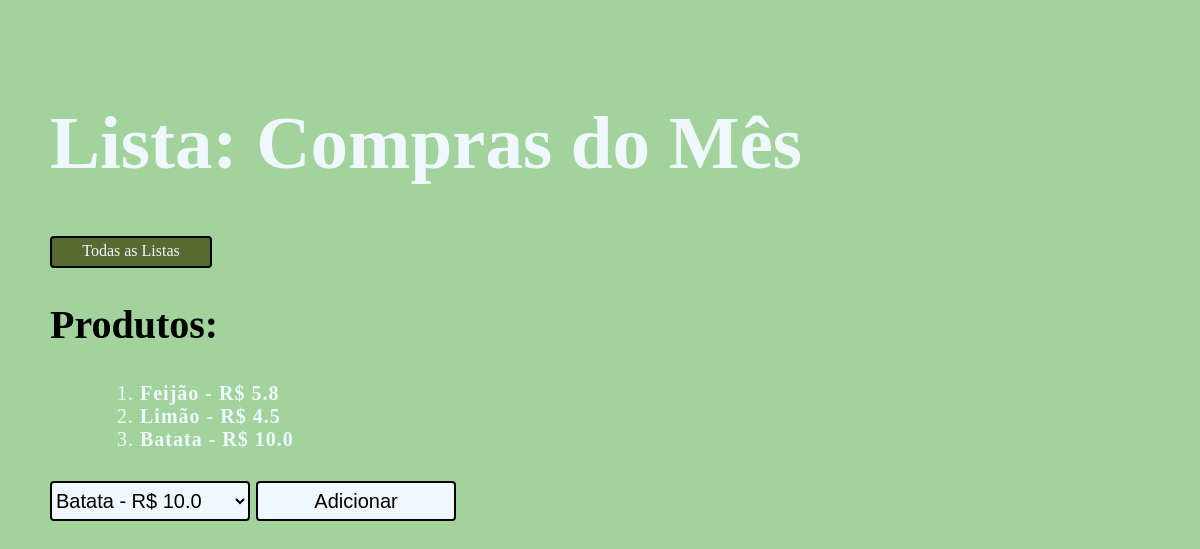
Page /listas/16 on the committed database.
### listas/models.py (models this page shows, shortened)
class Lista(models.Model):
    nome_lista = models.CharField(max_length=64)

class Produto(models.Model):
    produto = models.CharField(max_length=64)
    preco = models.FloatField()
    nome = models.ManyToManyField(Lista, blank=True, related_name="nome")
    def __str__(self):
        return f"{self.produto} - R$  {self.preco}"

### listas/views.py (the view)
# urls.py: path("<int:lista_id>", views.lista, name="lista"),
def lista(request, lista_id):
    lista = Lista.objects.get(id=lista_id)
    produto = lista.nome.all()
    sem_lista = Produto.objects.exclude(id=lista_id).all()
    return render(request, "listas/lista.html", {
        "lista": lista,
        "produto": produto,
        "sem_lista": sem_lista
    })

### listas/templates/listas/lista.html (shortened to what this page needs)
{% extends "listas/layout.html" %}
{% block body %}
    <h1>Lista: {{ lista.nome_lista }}</h1>
    <a id="back" href="{% url 'listas:index' %}">Todas as Listas</a>
    <h2>Produtos:</h2>
    <ul id="produtos">
        {% for produto in produto %}
            <li><b>{{ produto }}</b></li>
        {% empty %}
            <li>Sem Produtos</li>
        {% endfor %}
    </ul>
    <form action="{% url 'listas:livro' lista.id %}" method="post">
        <select name="produto" id="">
            {% for produto in sem_lista %}
                <option value="{{ produto.id }}">{{ produto }}</option>
            {% endfor %}
        </select>
        <input id="confirma" type="submit" value="Adicionar">
    </form>
{% endblock %}

### listas/templates/listas/layout.html (style rules this page uses)
body { background-color: rgb(163, 211, 156); margin-left: 50px; }
h1 { font-family: 'Trebuchet MS'; color: aliceblue; margin-top: 100px; font-size: 75px; }
ul { list-style-type: decimal; color: aliceblue; font-family: 'Trebuchet MS'; font-size: 25px; margin-left: 50px; }
h2 { font-family: 'Trebuchet MS'; font-size: 40px; }
#produtos { font-family: 'Trebuchet MS'; font-size: 20px; letter-spacing: 1px; }
#back { border: black 2px solid; font-family: 'Trebuchet MS'; border-radius: 4px; color: aliceblue; padding: 4px; text-decoration: none; text-align: center; display: inline-block; width: 150px; height: 20px; transition: .5s; background-color:darkolivegreen; }
form { font-family: 'Trebuchet MS'; color: aliceblue; font-size: 20px; letter-spacing: 1px; }
input { border: solid 2px black; border-radius: 4px; height: 40px; width: 200px; font-size: 20px; margin-top: 10px; }
#confirma { background-color: aliceblue; transition: .5s; }
select { border: solid 2px black; border-radius: 4px; height: 40px; width: 200px; font-size: 20px; margin-top: 10px; background-color: aliceblue; }

### rows in the picture
Lista: nome_lista "Compras do Mês"
Produto: produto+preco "Feijão - R$ 5.8"
Produto: produto+preco "Limão - R$ 4.5"
Produto: produto+preco "Batata - R$ 10.0"

### other values in the picture
form field produto "Batata - R$ 10.0"
